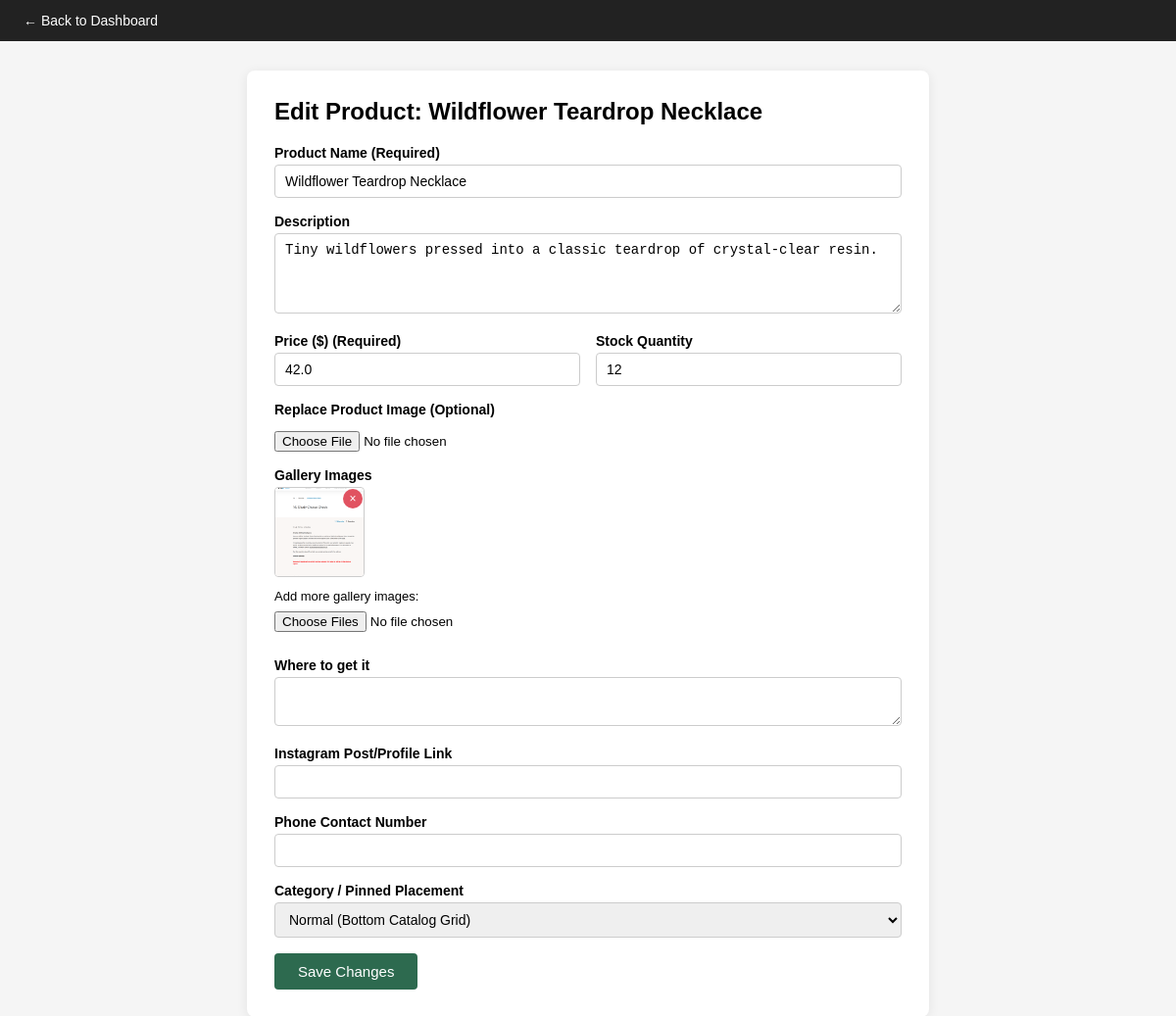
/admin/edit-product/3 (signed in), run on the app's committed database.
### backend/models.py (models this page shows, shortened)
class Product(db.Model):
    __tablename__ = 'products'
    id = db.Column(db.Integer, primary_key=True)
    name = db.Column(db.String(120), nullable=False)
    description = db.Column(db.Text, nullable=True)
    price = db.Column(db.Float, nullable=False)
    stock = db.Column(db.Integer, nullable=False, default=0)
    image_filename = db.Column(db.String(255), nullable=True)
    where_to_get = db.Column(db.Text, nullable=True)
    instagram_url = db.Column(db.String(255), nullable=True)
    phone = db.Column(db.String(50), nullable=True)
    category = db.Column(db.String(50), nullable=False, default='Normal')

class ProductImage(db.Model):
    __tablename__ = 'product_images'
    id = db.Column(db.Integer, primary_key=True)
    product_id = db.Column(db.Integer, db.ForeignKey('products.id'), nullable=False)
    filename = db.Column(db.String(255), nullable=False)
    product = db.relationship('Product', backref=db.backref('gallery_images', lazy=True, cascade='all, delete-orphan'))

### backend/app.py (the view, shortened to what this page needs)
@app.route('/admin/edit-product/<int:product_id>', methods=['GET', 'POST'])
def edit_product(product_id):
    check_admin()
    product = Product.query.get_or_404(product_id)
    return render_template('admin/edit_product.html', product=product)

### backend/app.py (called while the page is built)
def get_client_ip():
    if request.headers.getlist("X-Forwarded-For"):
        return request.headers.getlist("X-Forwarded-For")[0].split(',')[0].strip()
    return request.remote_addr

@app.before_request
def csrf_protect():
    if 'csrf_token' not in session:
        session['csrf_token'] = secrets.token_hex(32)
    if request.method == 'POST':
        token = request.form.get('csrf_token')
        if not token or token != session.get('csrf_token'):
            abort(400, "CSRF token missing or invalid.")

@app.before_request
def check_ip_block():
    if request.path.startswith('/admin'):
        ip = get_client_ip()
        if BlockedIP.query.filter_by(ip_address=ip).first():
            abort(403, "Access denied: your IP address has been blocked by the administrator.")

@app.context_processor
def inject_csrf_token():
    return dict(csrf_token=session.get('csrf_token'))

def check_admin():
    if not session.get('is_admin'):
        abort(403)

### frontend/templates/admin/edit_product.html (shortened to what this page needs)
<!DOCTYPE html>
<html lang="en">
<head>
</head>
<body>
    <header>
        <nav><a href="/admin/dashboard">&larr; Back to Dashboard</a></nav>
    </header>
    <main>
        <h2>Edit Product: {{ product.name }}</h2>
        <form method="POST" enctype="multipart/form-data" id="product-form">
            <div class="field">
                <label for="name">Product Name (Required)</label>
                <input type="text" id="name" name="name" value="{{ product.name }}" required>
            </div>
            <div class="field">
                <label for="description">Description</label>
                <textarea id="description" name="description" rows="4">{{ product.description }}</textarea>
            </div>
            <div class="row">
                <div class="field">
                    <label for="price">Price ($) (Required)</label>
                    <input type="number" id="price" name="price" step="0.01" min="0" value="{{ product.price }}" required>
                </div>
                <div class="field">
                    <label for="stock">Stock Quantity</label>
                    <input type="number" id="stock" name="stock" min="0" value="{{ product.stock }}" required>
                </div>
            </div>
            <div class="field">
                <label>Replace Product Image (Optional)</label>
                <input type="file" id="image" name="image" accept="image/*" style="margin-top:10px;">
            </div>
            <div class="field">
                <label>Gallery Images</label>
                {% if product.gallery_images %}
                <div style="display:flex;flex-wrap:wrap;gap:10px;margin-bottom:12px;">
                    {% for gi in product.gallery_images %}
                    <div style="position:relative;display:inline-block;">
                        <img src="{{ url_for('static', filename='uploads/' + gi.filename) }}" style="width:90px;height:90px;object-fit:cover;border-radius:4px;border:1px solid #ccc;display:block;">
                        <button type="button" class="remove-gallery-btn" data-image-id="{{ gi.id }}" title="Remove">&times;</button>
                    </div>
                    {% endfor %}
                </div>
                {% endif %}
                <label for="gallery_images" style="font-weight:normal;font-size:13px;">Add more gallery images:</label>
                <input type="file" id="gallery_images" name="gallery_images" accept="image/*" multiple style="margin-top:4px;">
            </div>
            <div class="field">
                <label for="where_to_get">Where to get it</label>
                <textarea id="where_to_get" name="where_to_get" rows="2">{{ product.where_to_get }}</textarea>
            </div>
            <div class="field">
                <label for="instagram_url">Instagram Post/Profile Link</label>
                <input type="url" id="instagram_url" name="instagram_url" value="{{ product.instagram_url or '' }}">
            </div>
            <div class="field">
                <label for="phone">Phone Contact Number</label>
                <input type="text" id="phone" name="phone" value="{{ product.phone or '' }}">
            </div>
            <div class="field">
                <label for="category">Category / Pinned Placement</label>
                <select id="category" name="category">
                    <option value="Normal" {% if product.category == 'Normal' %}selected{% endif %}>Normal (Bottom Catalog Grid)</option>
                </select>
            </div>
            <button type="submit">Save Changes</button>
        </form>
    </main>
</body>
</html>

### frontend/templates/admin/edit_product.html (style rules this page uses)
body { font-family: sans-serif; background: #f5f5f5; margin: 0; padding: 0; }
header { background: #222; padding: 12px 24px; }
header a { color: #fff; text-decoration: none; font-size: 14px; }
main { max-width: 640px; margin: 30px auto; padding: 28px; background: #fff; border-radius: 8px; box-shadow: 0 2px 12px rgba(0,0,0,0.08); }
h2 { margin-top: 0; }
label { font-size: 14px; font-weight: 600; display: block; margin-bottom: 4px; }
input[type=text], input[type=number], input[type=url], textarea, select { width: 100%; box-sizing: border-box; padding: 8px 10px; border: 1px solid #ccc; border-radius: 4px; font-size: 14px; }
.field { margin-bottom: 16px; }
.row { display: flex; gap: 16px; }
.row .field { flex: 1; }
button[type=submit] { padding: 10px 24px; background: #2d6a4f; color: #fff; border: none; border-radius: 4px; cursor: pointer; font-size: 15px; }
.remove-gallery-btn { position: absolute; top: 2px; right: 2px; background: rgba(220,53,69,0.85); color: #fff; border: none; border-radius: 50%; width: 20px; height: 20px; font-size: 12px; line-height: 1; cursor: pointer; padding: 0; transition: background 0.2s, transform 0.1s; display: flex; align-items: center; justify-content: center; }

### data on the page
Product: name "Wildflower Teardrop Necklace", description "Tiny wildflowers pressed into a classic teardrop of crystal-clear resin.", price "42.0", stock "12", category "Normal (Bottom Catalog Grid)"
ProductImage: filename (picture)
